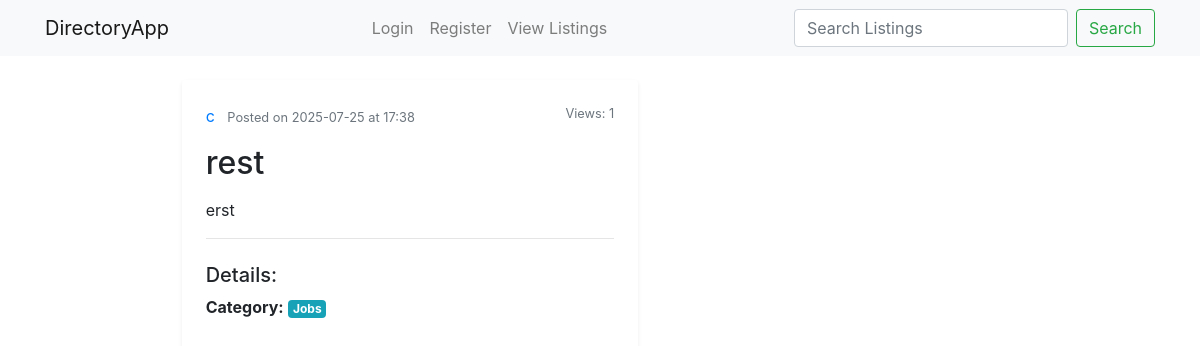
The app's page /listings/2, older data.
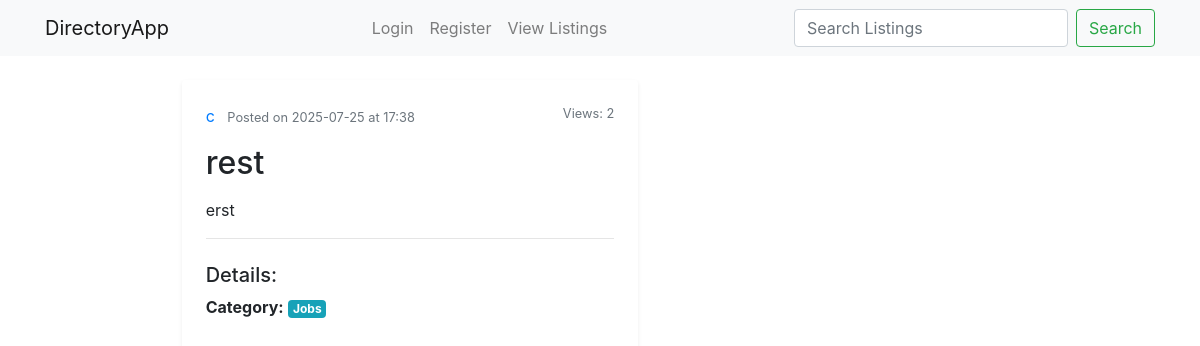
The same page, newer data.
### app/models.py (models this page shows, shortened)
class User(UserMixin, db.Model):
    __tablename__ = 'users' # Correct
    id = db.Column(db.Integer, primary_key=True)
    username = db.Column(db.String(64), unique=True, nullable=False)
    email = db.Column(db.String(120), unique=True, nullable=False)
    password_hash = db.Column(db.String(128))
    roles = db.relationship('Role', secondary=user_roles, backref=db.backref('users', lazy='dynamic'))

class Listing(db.Model):
    __tablename__ = 'listings' # Correct
    id = db.Column(db.Integer, primary_key=True)
    title = db.Column(db.String(120), nullable=False)
    description = db.Column(db.Text, nullable=False)
    user_id = db.Column(db.Integer, db.ForeignKey('users.id'), nullable=False) # Refers to 'users.id' table
    author = db.relationship('User', backref=db.backref('listings', lazy='dynamic')) # 'listings' is the collection on User model
    category_id = db.Column(db.Integer, db.ForeignKey('categories.id'), nullable=False) # Refers to 'categories.id' table
    category = db.relationship('Category', backref=db.backref('listings', lazy=True)) # 'listings' is the collection on Category model
    location = db.Column(db.String(120), nullable=True)
    contact_email = db.Column(db.String(120), nullable=True)
    contact_phone = db.Column(db.String(60), nullable=True)
    price = db.Column(db.Float, nullable=True)
    created_at = db.Column(db.DateTime, nullable=False, default=db.func.now())
    updated_at = db.Column(db.DateTime, nullable=False, default=db.func.now(), onupdate=db.func.now())
    status = db.Column(db.String(20), nullable=False, default='published')
    views_count = db.Column(db.Integer, default=0)
    is_sponsored = db.Column(db.Boolean, default=False, nullable=False)

class Category(db.Model):
    __tablename__ = 'categories' # Correct
    id = db.Column(db.Integer, primary_key=True)
    name = db.Column(db.String(64), unique=True, nullable=False)

### app/listings/routes.py (the view)
@listings_bp.route('/<int:listing_id>')
def view_listing(listing_id):
    listing = Listing.query.get_or_404(listing_id)
    listing.views_count += 1
    db.session.commit()
    return render_template('listings/view_listing.html', title=listing.title, listing=listing)

### app/templates/listings/view_listing.html (shortened to what this page needs)
{% extends "base.html" %}
{% block content %}
    <div class="container mt-4">
        <div class="row">
            <div class="col-lg-8 offset-lg-2">
                <article class="media content-section p-4 shadow-sm rounded">
                    <div class="media-body">
                        <div class="article-metadata mb-3">
                            <a class="mr-2" href="{{ url_for('main.user_profile', username=listing.author.username) }}">{{ listing.author.username }}</a>
                            <small class="text-muted">Posted on {{ listing.created_at.strftime('%Y-%m-%d at %H:%M') }}</small>
                            <small class="text-muted float-right">Views: {{ listing.views_count }}</small>
                        </div>
                        <h2 class="article-title mb-3">{{ listing.title }}</h2>
                        <p class="article-content">{{ listing.description }}</p>
                        <hr>
                        <h5 class="mt-4">Details:</h5>
                        <ul class="list-unstyled">
                            {% if listing.category %}<li><strong>Category:</strong> <span class="badge badge-info">{{ listing.category.name }}</span></li>{% endif %}
                        </ul>
                    </div>
                </article>
            </div>
        </div>
    </div>
{% endblock %}

### app/templates/base.html (shortened to what this page needs)
<!DOCTYPE html>
<html lang="en">
<head>
    <link rel="stylesheet" href="https://stackpath.bootstrapcdn.com/bootstrap/4.3.1/css/bootstrap.min.css">
</head>
<body>
    <nav class="navbar navbar-expand-lg navbar-light bg-light">
        <div class="container">
            <a class="navbar-brand" href="{{ url_for('main.index') }}">DirectoryApp</a>
            <div class="navbar-nav">
                {% if current_user.is_authenticated %}
                    <a class="nav-item nav-link" href="{{ url_for('listings.all_listings') }}">View Listings</a>
                    <a class="nav-item btn btn-success text-white ml-2" href="{{ url_for('listings.new_listing') }}">
                        ✨ Create Listing
                    </a>                    <a class="nav-link" href="{{ url_for('main.my_listings') }}">My Listings</a>
                    <li class="nav-item dropdown">
                        <a class="nav-link dropdown-toggle" href="#" id="navbarDropdownProfile" role="button" data-toggle="dropdown" aria-haspopup="true" aria-expanded="false">
                            {{ current_user.username }}'s Profile
                        </a>
                        <div class="dropdown-menu dropdown-menu-right" aria-labelledby="navbarDropdownProfile">
                            <a class="dropdown-item" href="{{ url_for('main.my_listings') }}">My Posts</a>
                            <a class="dropdown-item" href="{{ url_for('users.edit_profile') }}">Edit Profile</a>
                            <a class="dropdown-item" href="{{ url_for('auth.change_password') }}">Change Password</a>
                            <div class="dropdown-divider"></div>
                            <a class="dropdown-item" href="{{ url_for('auth.logout') }}">Logout</a>
                        </div>
                    </li>
                {% else %}
                    <a class="nav-item nav-link" href="{{ url_for('auth.login') }}">Login</a>
                    <a class="nav-item nav-link" href="{{ url_for('auth.register') }}">Register</a>
                    <a class="nav-item nav-link" href="{{ url_for('listings.all_listings') }}">View Listings</a>
                {% endif %}
            </div>
            <form class="form-inline my-2 my-lg-0" method="GET" action="{{ url_for('listings.all_listings') }}">
                <input class="form-control mr-sm-2" type="search" placeholder="Search Listings" aria-label="Search" name="q" value="{{ request.args.get('q', '') }}">
                <button class="btn btn-outline-success my-2 my-sm-0" type="submit">Search</button>
            </form>
        </div>
    </nav>
    <main role="main" class="container">
        <div class="row">
            <div class="col-md-8">
                {% block content %}{% endblock %}
            </div>
        </div>
    </main>
</body>
</html>

Row changes from the older to the newer data that the page shows:
changed Listing "rest": views_count "1" → "2"
